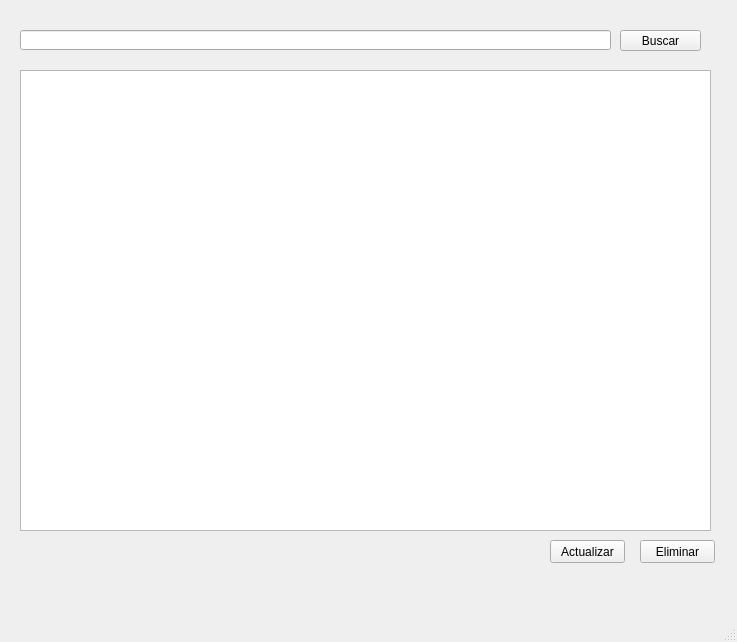
<?xml version="1.0" encoding="UTF-8"?>
<ui version="4.0">
 <class>MainWindow</class>
 <widget class="QMainWindow" name="MainWindow">
  <property name="geometry">
   <rect>
    <x>0</x>
    <y>0</y>
    <width>737</width>
    <height>642</height>
   </rect>
  </property>
  <property name="windowTitle">
   <string>MainWindow</string>
  </property>
  <widget class="QWidget" name="centralwidget">
   <widget class="QPushButton" name="btnTraer">
    <property name="geometry">
     <rect>
      <x>620</x>
      <y>30</y>
      <width>81</width>
      <height>21</height>
     </rect>
    </property>
    <property name="toolTip">
     <string>ddddd</string>
    </property>
    <property name="toolTipDuration">
     <number>6</number>
    </property>
    <property name="text">
     <string>Buscar</string>
    </property>
    <property name="autoDefault">
     <bool>true</bool>
    </property>
   </widget>
   <widget class="QTableWidget" name="tblData">
    <property name="geometry">
     <rect>
      <x>20</x>
      <y>70</y>
      <width>691</width>
      <height>461</height>
     </rect>
    </property>
   </widget>
   <widget class="QLineEdit" name="txtBusqueda">
    <property name="geometry">
     <rect>
      <x>20</x>
      <y>30</y>
      <width>591</width>
      <height>20</height>
     </rect>
    </property>
   </widget>
   <widget class="QPushButton" name="pushButton">
    <property name="geometry">
     <rect>
      <x>550</x>
      <y>540</y>
      <width>75</width>
      <height>23</height>
     </rect>
    </property>
    <property name="text">
     <string>Actualizar</string>
    </property>
   </widget>
   <widget class="QPushButton" name="btnEliminar">
    <property name="geometry">
     <rect>
      <x>640</x>
      <y>540</y>
      <width>75</width>
      <height>23</height>
     </rect>
    </property>
    <property name="text">
     <string>Eliminar</string>
    </property>
   </widget>
  </widget>
  <widget class="QMenuBar" name="menubar">
   <property name="geometry">
    <rect>
     <x>0</x>
     <y>0</y>
     <width>737</width>
     <height>26</height>
    </rect>
   </property>
  </widget>
  <widget class="QStatusBar" name="statusbar"/>
 </widget>
 <resources/>
 <connections/>
</ui>
